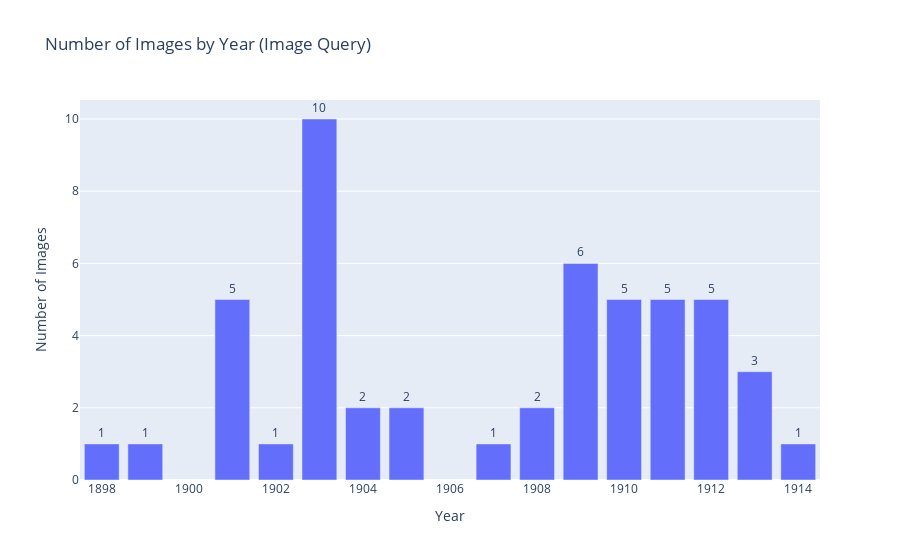

This figure's notebook cell:
### Code cell
import os
import pandas as pd
import matplotlib.pyplot as plt
import plotly.graph_objects as go
from IPython.display import clear_output, display
import ipywidgets as widgets

try:
    # Path to the query image
    query_image_path = "E:\\The Delineator Cropped Images\\Illustration\\Photograph\\1912_page_153_extracted_3.png"
    
    # Perform image similarity search
    similar_images = find_similar_images(query_image_path, collection, n_results=50)  # Search for similar images
    result_ids = similar_images["ids"][0]  # Get IDs of similar images
    
    # Filter the data based on returned IDs
    filtered_data = data[data["image_id"].isin(result_ids)]
    
    # Check if there are results
    if filtered_data.empty:
        print(f"No results found for the image: '{query_image_path}'")
    else:
        # Function to extract the year from the filename
        def extract_year_from_filename(image_path):
            # Get the filename only, ignoring the directory path
            filename = os.path.basename(image_path)
            # Extract the year from the filename (assuming format 'YYYY_page_...')
            return int(filename.split('_')[0])

        # Add a 'year' column extracted from the image filename
        filtered_data['year'] = filtered_data['image_path'].apply(lambda x: extract_year_from_filename(x))

        # Count the number of images per year
        count_by_year = filtered_data.groupby("year").size().reset_index(name="count")

        # Function to display images for a selected year
        def show_images_for_year(year):
            clear_output(wait=True)
            display(widgets.Label(f"Displaying images from the year {year}:"))

            # Filter images by the year extracted from the filename
            year_data = filtered_data[filtered_data["year"] == year]
            num_images = len(year_data)

            if num_images == 0:
                display(widgets.Label(f"No images found for the year {year}."))
                return

            # Determine the number of columns for the grid
            n_cols = 5  # Number of columns in the grid
            n_rows = (num_images // n_cols) + (1 if num_images % n_cols != 0 else 0)

            fig, axes = plt.subplots(n_rows, n_cols, figsize=(15, 3 * n_rows))
            axes = axes.flatten()  # Flatten the list of axes for easy iteration

            # Display images in the grid
            for i, (_, row) in enumerate(year_data.iterrows()):
                if i >= len(axes):
                    break
                ax = axes[i]
                image_path = row["image_path"]
                
                # Check if the image path exists
                if os.path.exists(image_path):
                    image = plt.imread(image_path)
                    ax.imshow(image)
                    ax.axis("off")
                    ax.set_title(f"ID: {row['image_id']}")
                else:
                    ax.axis("off")
                    ax.set_title(f"Image {row['image_id']} not found")

            # Remove extra axes, if any
            for ax in axes[num_images:]:
                ax.axis("off")

            plt.tight_layout()
            plt.show()

        # Create an interactive Plotly graph for the total image count
        fig = go.Figure()
        fig.add_trace(go.Bar(
            x=count_by_year["year"],
            y=count_by_year["count"],
            text=count_by_year["count"],
            textposition="outside"
        ))
        fig.update_layout(
            title=f"Number of Images by Year (Image Query)",
            xaxis_title="Year",
            yaxis_title="Number of Images",
            showlegend=False
        )

        # Widget to capture the year input
        year_input = widgets.IntText(description="Year: ")
        submit_button = widgets.Button(description="Display Images")

        # Function to handle the submit button
        def on_submit(b):
            year = year_input.value
            if year in count_by_year["year"].values:
                show_images_for_year(year)
            else:
                clear_output(wait=True)
                display(widgets.Label(f"No data found for the year: {year}"))

        submit_button.on_click(on_submit)

        # Display the graph and widgets
        display(fig.show())
        display(year_input, submit_button)

except Exception as e:
    print(f"Error during execution: {e}")

### Figure 1 — Plotly figure (JSON) as saved in the notebook; plotly's stock layout.template omitted (floating-point values rounded to 4 significant figures)
{"data": [{"text": [1, 1, 5, 1, 10, 2, 2, 1, 2, 6, 5, 5, 5, 3, 1], "textposition": "outside", "type": "bar", "x": [1898, 1899, 1901, 1902, 1903, 1904, 1905, 1907, 1908, 1909, 1910, 1911, 1912, 1913, 1914], "y": [1, 1, 5, 1, 10, 2, 2, 1, 2, 6, 5, 5, 5, 3, 1]}], "layout": {"showlegend": false, "title": {"text": "Number of Images by Year (Image Query)"}, "xaxis": {"title": {"text": "Year"}}, "yaxis": {"title": {"text": "Number of Images"}}}}
